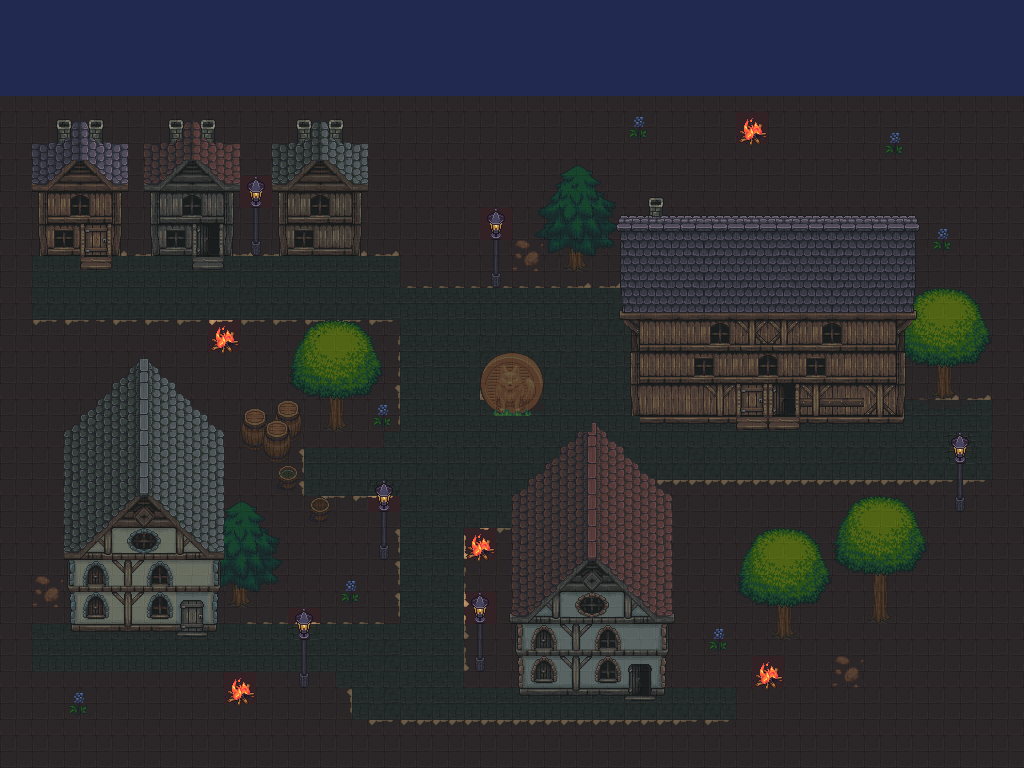

Tiled map render using the project's own tile images. Description and the map definition, with tile-layer contents summarised, below:
An orthogonal 64x48 tile map with 16x16 px tiles, 9 tile layers (background, grass, path, fire, ...), 12 tilesets and 51 objects (41x collision, player, LG0, LG1, LG2, ...).

<map version="1.8" tiledversion="1.8.0" orientation="orthogonal" renderorder="right-down" width="64" height="48" tilewidth="16" tileheight="16" infinite="0" nextlayerid="27" nextobjectid="77">
 <tileset firstgid="1" source="../tsx/insideH.tsx" />
 <tileset firstgid="726" source="../tsx/dayBG.tsx" />
 <tileset firstgid="946" source="../tsx/NatureTS2.tsx" />
 <tileset firstgid="1666" source="../tsx/Outside_A5.tsx" />
 <tileset firstgid="2178" source="../tsx/Outside_B.tsx" />
 <tileset firstgid="3202" source="../tsx/houses.tsx" />
 <tileset firstgid="7298" source="../tsx/NatureTS2.tsx" />
 <tileset firstgid="8018" source="../tsx/fire.tsx" />
 <tileset firstgid="8786" source="../tsx/houses.tsx" />
 <tileset firstgid="12882" source="../tsx/duskBG.tsx" />
 <tileset firstgid="13102" source="../tsx/nightBG.tsx" />
 <tileset firstgid="13322" source="../tsx/dujun.tsx" />
 <objectgroup id="11" name="player">
  <object id="5" name="player" x="452.564" y="446.154">
   <point />
  </object>
 </objectgroup>
 <objectgroup id="12" name="LG0">
  <object id="6" name="LG0" x="429.487" y="275.641">
   <point />
  </object>
  <object id="27" x="438.69" y="331.693">
   <point />
  </object>
  <object id="28" x="416.221" y="361.652">
   <point />
  </object>
 </objectgroup>
 <objectgroup id="13" name="LG1">
  <object id="8" name="LG1" x="762.821" y="511.538">
   <point />
  </object>
 </objectgroup>
 <objectgroup id="15" name="LG2">
  <object id="10" name="LG2" x="310.256" y="607.692">
   <point />
  </object>
 </objectgroup>
 <objectgroup id="16" name="LG3">
  <object id="11" name="LG3" x="65.3846" y="352.564">
   <point />
  </object>
 </objectgroup>
 <objectgroup id="22" name="collisions">
  <object id="31" name="a" type="collision" x="39.5984" y="208.792" width="80.7968" height="46.3981" />
  <object id="32" name="b" type="collision" x="151.994" y="209.192" width="80.7968" height="45.9982" />
  <object id="33" name="c" type="collision" x="279.321" y="211.251" width="81.3708" height="43.815" />
  <object id="34" name="d" type="collision" x="632.971" y="345.826" width="270.714" height="76.6763" />
  <object id="35" name="e" type="collision" x="520.304" y="653.314" width="143.964" height="40.6854" />
  <object id="36" name="f" type="collision" x="71.1994" y="589.938" width="145.529" height="40.6854" />
  <object id="37" name="l" type="collision" x="492.137" y="273.844" width="8.60653" height="14.0834" />
  <object id="38" name="l" type="collision" x="251.936" y="240.983" width="8.60653" height="14.0834" />
  <object id="40" x="381.034" y="546.906" width="7.82411" height="13.301" />
  <object id="42" name="i" type="collision" x="379.475" y="545.959" width="9.7702" height="13.6783" />
  <object id="43" name="i" type="collision" x="476.004" y="657.73" width="8.59778" height="14.0691" />
  <object id="44" name="i" type="collision" x="299.359" y="673.363" width="9.7702" height="14.8507" />
  <object id="45" name="f" type="collision" x="344.58" y="581.858" width="12.7212" height="22.1239" />
  <object id="46" name="f" type="collision" x="378.319" y="405.42" width="11.615" height="21.5708" />
  <object id="47" name="f" type="collision" x="466.261" y="539.823" width="28.208" height="22.1239" />
  <object id="48" name="f" type="collision" x="227.876" y="684.181" width="27.1018" height="21.5708" />
  <object id="49" name="f" type="collision" x="73.5619" y="693.584" width="11.615" height="24.3363" />
  <object id="50" name="r" type="collision" x="32.6327" y="576.881" width="30.9735" height="32.0796" />
  <object id="51" name="a" type="collision" x="232.854" y="583.518" width="17.6991" height="23.2301" />
  <object id="52" name="a" type="collision" x="329.093" y="398.783" width="15.4867" height="32.0796" />
  <object id="53" x="242.81" y="411.504" width="34.8451" height="29.8673" />
  <object id="54" name="t" type="collision" x="244.469" y="402.102" width="56.969" height="59.1814" />
  <object id="55" name="s" type="collision" x="278.208" y="469.027" width="19.3584" height="22.1239" />
  <object id="56" name="s" type="collision" x="310.288" y="497.788" width="19.3584" height="26.5487" />
  <object id="57" name="f" type="collision" x="211.283" y="330.752" width="27.1018" height="22.677" />
  <object id="58" name="r" type="collision" x="512.721" y="241.15" width="30.9735" height="30.4204" />
  <object id="59" name="Z" type="collision" x="485.066" y="400.442" width="53.6504" height="15.4867" />
  <object id="60" name="a" type="collision" x="567.642" y="250.457" width="17.3675" height="18.2815" />
  <object id="61" name="a" type="collision" x="935.101" y="368.373" width="18.2815" height="28.3364" />
  <object id="62" name="a" type="collision" x="873.857" y="599.634" width="14.6252" height="23.766" />
  <object id="63" name="a" type="collision" x="776.051" y="610.603" width="16.4534" height="25.5941" />
  <object id="64" name="f" type="collision" x="713.894" y="631.627" width="10.9689" height="19.1956" />
  <object id="65" name="f" type="collision" x="757.77" y="670.018" width="24.6801" height="19.1956" />
  <object id="66" name="r" type="collision" x="832.724" y="657.221" width="32.9068" height="32.9068" />
  <object id="67" name="f" type="collision" x="937.843" y="229.433" width="10.0548" height="18.2815" />
  <object id="68" name="l" type="collision" x="956.124" y="497.258" width="8.22669" height="12.7971" />
  <object id="69" name="f" type="collision" x="891.405" y="134.095" width="8.79314" height="23.082" />
  <object id="70" name="f" type="collision" x="738.624" y="125.302" width="27.4786" height="19.7846" />
  <object id="71" name="f" type="collision" x="635.304" y="118.707" width="9.89228" height="19.7846" />
  <object id="72" name="b" type="collision" x="1.09914" y="100.022" width="29.6769" height="666.08" />
  <object id="73" name="b" type="collision" x="35.1726" y="737.525" width="989.228" height="30.776" />
  <object id="74" name="b" type="collision" x="994.599" y="100.51" width="28.5029" height="637.564" />
  <object id="75" name="c" type="collision" x="1.50015" y="49.505" width="1021.6" height="46.5047" />
  <object id="76" x="-28.5029" y="112.511" />
 </objectgroup>
 <layer id="2" name="background" width="64" height="48">
  <data>[3072 cells, 528 non-empty, 54 distinct tile ids]</data>
 </layer>
 <layer id="23" name="grass" width="64" height="48">
  <data>[3072 cells, 3072 non-empty, 4 distinct tile ids]</data>
 </layer>
 <layer id="8" name="path" width="64" height="48">
  <data>[3072 cells, 762 non-empty, 28 distinct tile ids]</data>
 </layer>
 <layer id="18" name="fire" width="64" height="48">
  <data>[3072 cells, 30 non-empty, 6 distinct tile ids]</data>
 </layer>
 <layer id="25" name="fire" width="64" height="48">
  <data>[3072 cells, 30 non-empty, 6 distinct tile ids]</data>
 </layer>
 <layer id="17" name="nature" width="64" height="48">
  <data>[3072 cells, 513 non-empty, 294 distinct tile ids]</data>
 </layer>
 <layer id="4" name="houses" width="64" height="48">
  <data>[3072 cells, 804 non-empty, 707 distinct tile ids]</data>
 </layer>
 <layer id="3" name="sky" width="64" height="48">
  <data>[3072 cells, 384 non-empty, 120 distinct tile ids]</data>
 </layer>
 <layer id="26" name="ambiance" width="64" height="48" opacity="0.52">
  <data>[3072 cells, 2644 non-empty, 6 distinct tile ids]</data>
 </layer>
</map>
